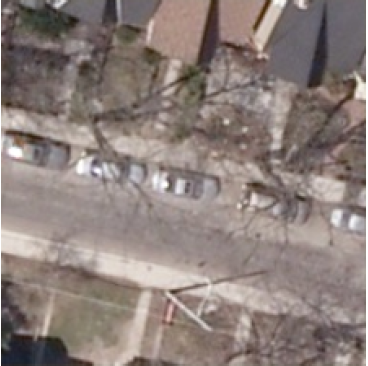
#> input picture homework2/overhead1-image.png, 368 x 366 px
$ python homework2.py
#> lines starting #> are read from the running program, lines starting #| are printed output that depends on the picture
# -*- coding: utf-8 -*-

import cv2
from mpl_toolkits.mplot3d import Axes3D
from matplotlib import cm
import matplotlib.pyplot as plt
import numpy as np


def read_and_show(filename): # reads in image file and plots it with the grayscale value being the x axis
#> called with filename = 'overhead1-image.png'
    im = cv2.imread(filename)
#> im is the input picture: shape (366, 368, 3); mean B, G, R 123, 127.7, 140.7
    gray = cv2.cvtColor(im, cv2.COLOR_BGR2GRAY)
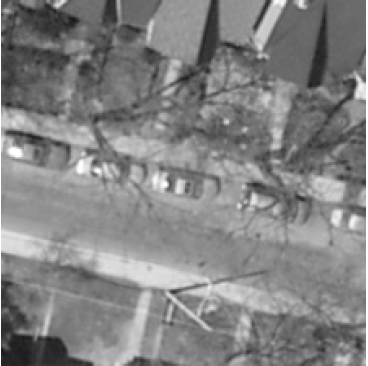
#> gray: shape (366, 368); min 21, max 255, mean 131


    x = range(len(gray[0]))
    y = range(len(gray))

    x, y = np.meshgrid(x, y)

    fig = plt.figure()
    ax = plt.axes(projection="3d")
    ax.contour3D(x, y, gray, 50, cmap='binary')
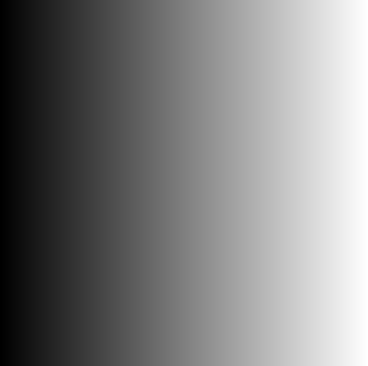
#> x: shape (366, 368) int64; min 0, max 367, mean 183.5; drawn with min black and max white
    ax.set_xlabel('x')
    ax.set_ylabel('y')
    ax.set_zlabel('z')

    plt.show()
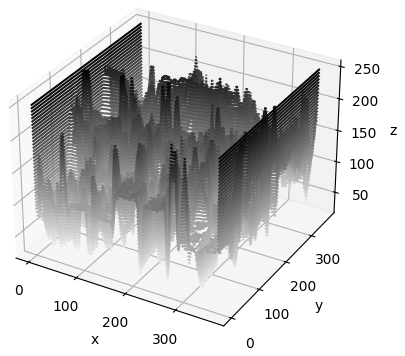
#> figure drawn by matplotlib, 1 panel


#for image one
read_and_show("overhead1-image.png")
read_and_show("overhead2-image.png")
#> call 2 of read_and_show, with filename = 'overhead2-image.png'
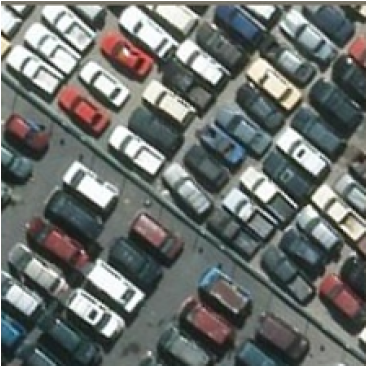
#> input picture homework2/overhead2-image.png, 366 x 367 px
#> in read_and_show, im is the input picture: shape (367, 366, 3); mean B, G, R 109.4, 112.4, 107.9
#> in read_and_show (call 2), `gray = cv2.cvtColor(im, cv2.COLOR_BGR2GRAY)`:
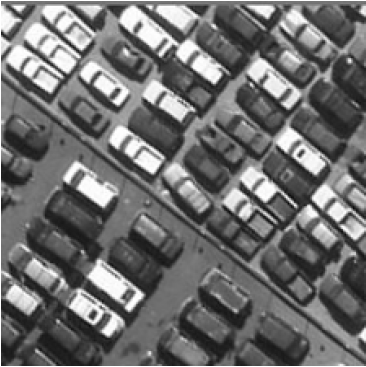
#> gray: shape (367, 366); min 8, max 255, mean 110.7
#> in read_and_show (call 2), `plt.show()`:
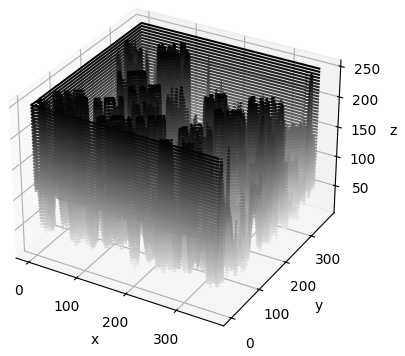
#> figure drawn by matplotlib, 1 panel
